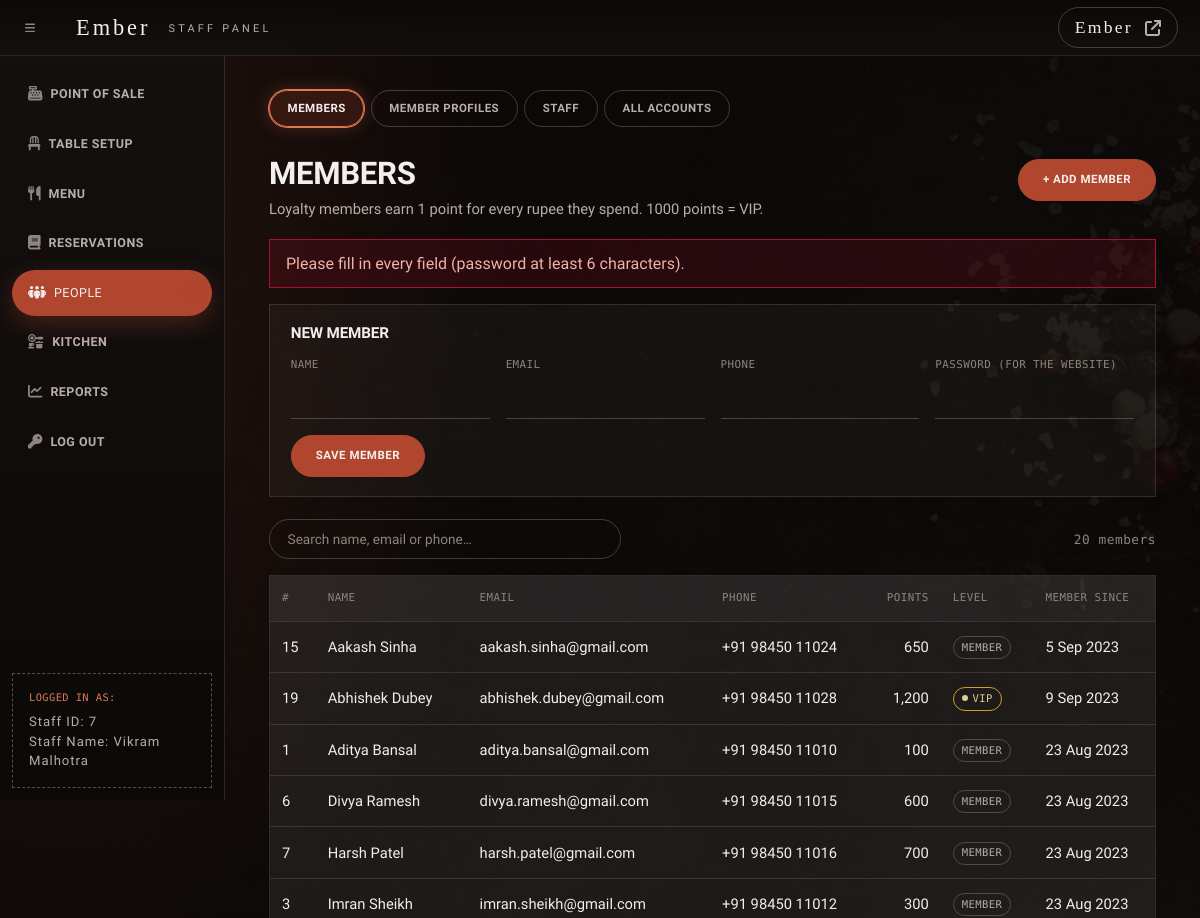
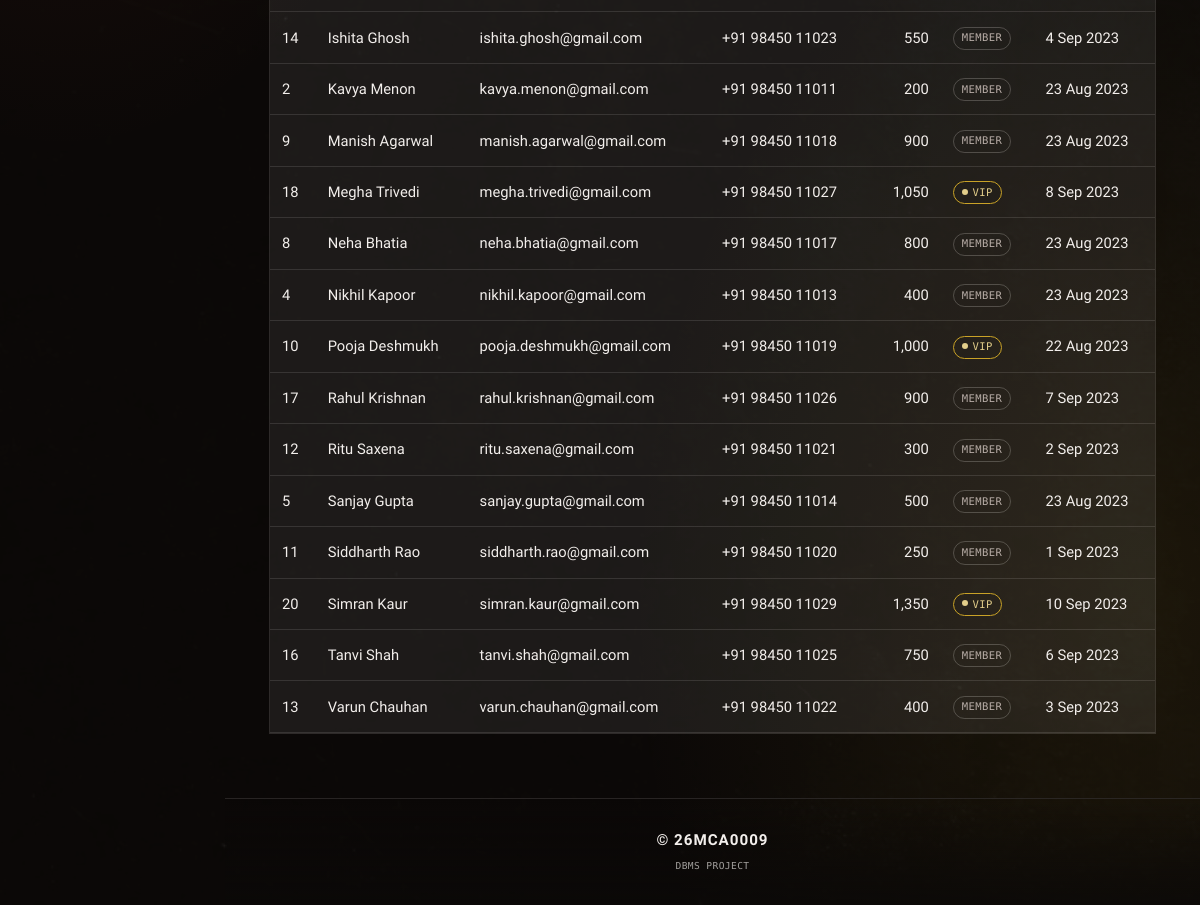
Page /adminSide/panel/customer-panel.php?msg=error (signed in) on the earlier database version (2 pictures, top to bottom).
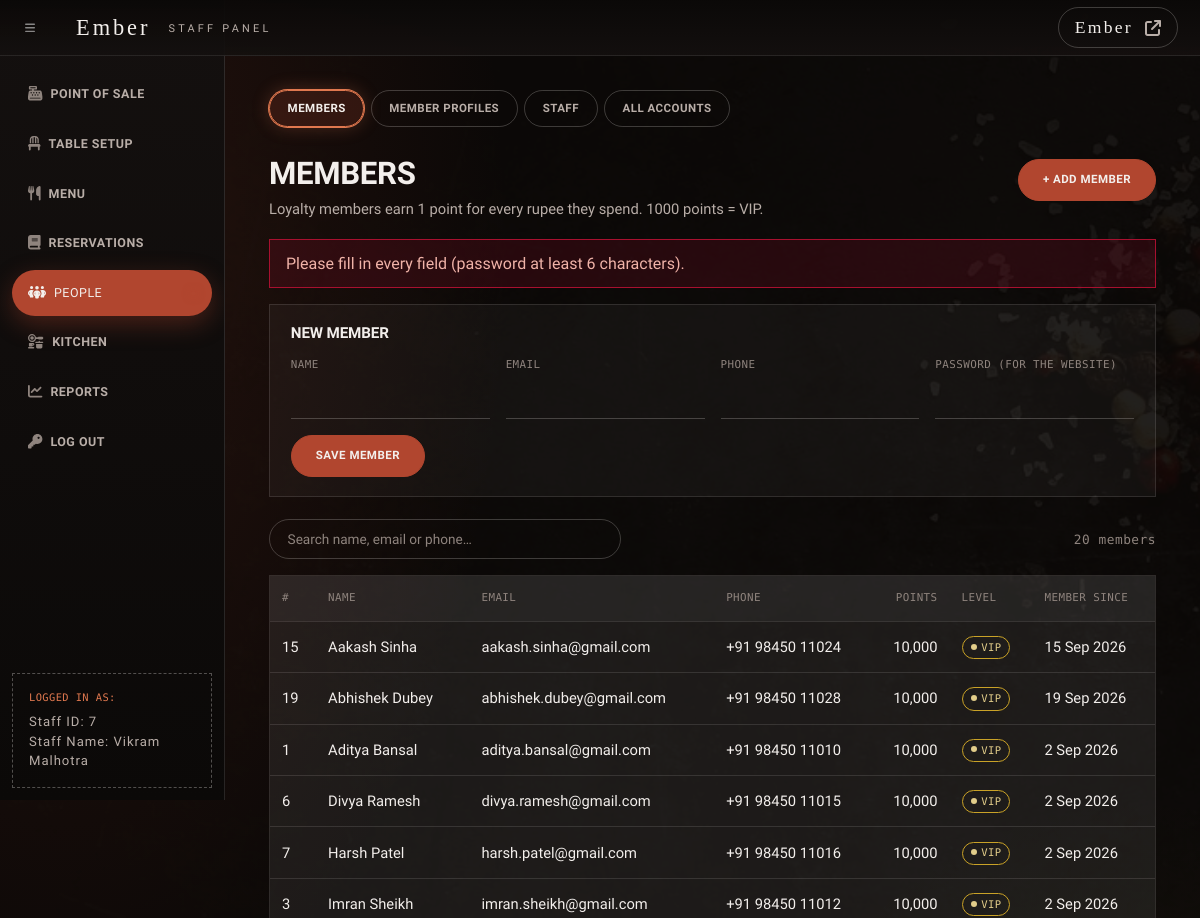
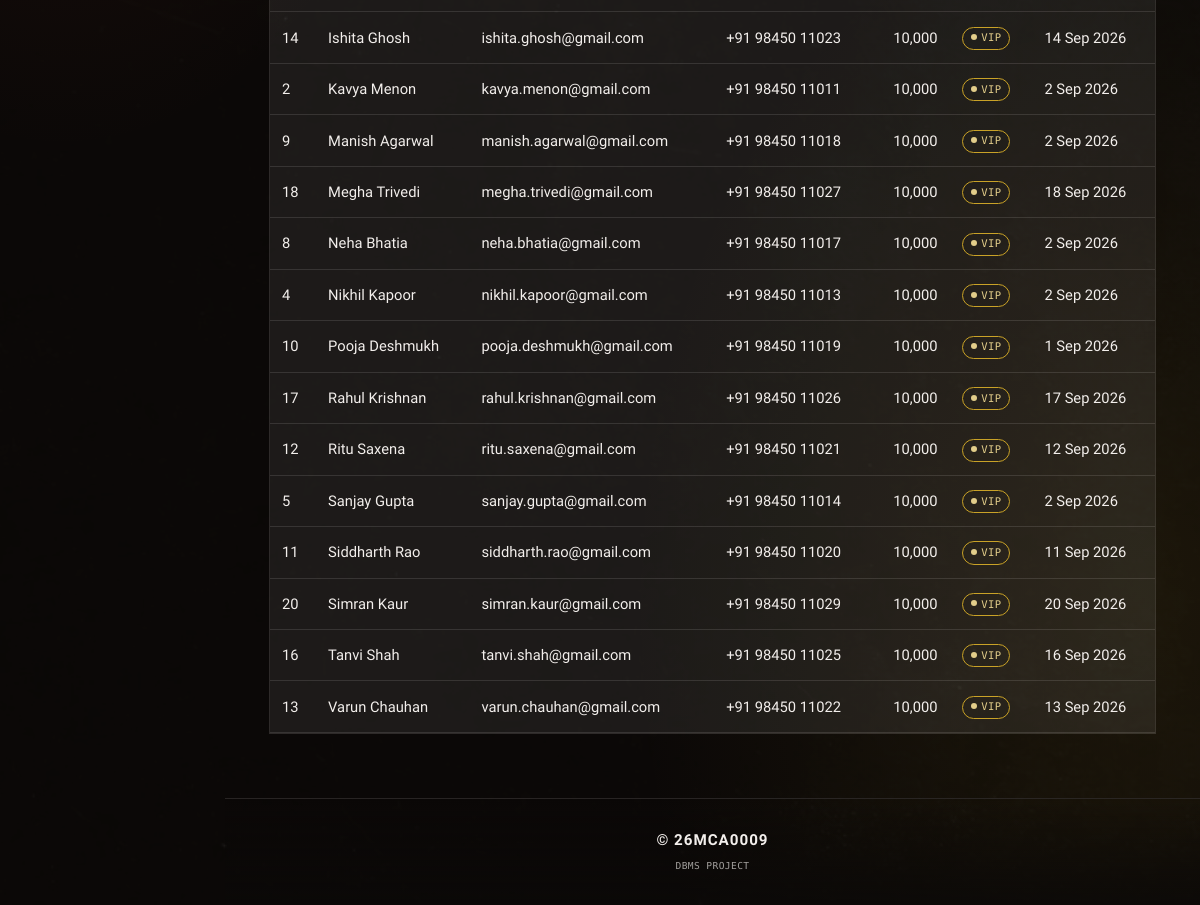
Same page on the later database version (2 pictures, top to bottom).
### tables this page shows
CREATE TABLE `Memberships` (
  `member_id` int(11) NOT NULL AUTO_INCREMENT,
  `member_name` varchar(255) DEFAULT NULL,
  `points` int(11) DEFAULT NULL,
  `account_id` int(11) DEFAULT NULL,
  PRIMARY KEY (`member_id`),
  KEY `account_id` (`account_id`),
  CONSTRAINT `memberships_ibfk_1` FOREIGN KEY (`account_id`) REFERENCES `Accounts` (`account_id`)
);

CREATE TABLE `Accounts` (
  `account_id` int(11) NOT NULL AUTO_INCREMENT,
  `email` varchar(255) DEFAULT NULL,
  `register_date` date DEFAULT NULL,
  `phone_number` varchar(255) DEFAULT NULL,
  `password` varchar(255) DEFAULT NULL,
  PRIMARY KEY (`account_id`)
);

### adminSide/panel/customer-panel.php (the view, shortened to what this page needs)
<?php
include '../includes/dashHeader.php';
require_once '../config.php';
$sql = "SELECT m.member_id, m.member_name, m.points, a.email, a.phone_number, a.register_date
        FROM Memberships AS m
        LEFT JOIN Accounts AS a ON a.account_id = m.account_id
        ORDER BY m.member_name";
$members = mysqli_fetch_all(mysqli_query($link, $sql), MYSQLI_ASSOC);
$msg = $_GET['msg'] ?? '';
?>
<div class="wrapper">
    <div class="container-fluid">
        <div class="pg-head">
            <div>
                <h2>Members</h2>
                <p class="pg-sub">Loyalty members earn 1 point for every rupee they spend. 1000 points = VIP.</p>
            </div>
            <button type="button" class="btn btn-dark" data-open="#add-member">+ Add member</button>
        </div>
<?php if ($msg == 'added') { ?>
        <div class="pg-msg">New member added.</div>
<?php } elseif ($msg == 'email') { ?>
        <div class="pg-msg is-error">That email is already used by another account.</div>
<?php } elseif ($msg == 'error') { ?>
        <div class="pg-msg is-error">Please fill in every field (password at least 6 characters).</div>
<?php } ?>
        <form class="pg-add" id="add-member" method="post" action="../customerCrud/addMember.php" <?= ($msg == 'email' || $msg == 'error') ? '' : 'hidden' ?>>
            <h3>New member</h3>
            <div class="pg-fields">
                <div><label>Name</label><input type="text" name="member_name" class="form-control" required></div>
                <div><label>Email</label><input type="email" name="email" class="form-control" required></div>
                <div><label>Phone</label><input type="text" name="phone_number" class="form-control" required></div>
                <div><label>Password (for the website)</label><input type="text" name="password" class="form-control" minlength="6" required></div>
            </div>
            <button type="submit" class="btn btn-success">Save member</button>
        </form>
        <div class="pg-tools">
            <input type="search" class="form-control pg-search" placeholder="Search name, email or phone…" data-filter="#members-list">
            <span class="pg-count" data-count><?= count($members) ?> members</span>
        </div>
        <div class="table-scroll"><table class="table" id="members-list">
            <thead><tr><th>#</th><th>Name</th><th>Email</th><th>Phone</th><th class="pg-num">Points</th><th>Level</th><th>Member since</th></tr></thead>
            <tbody>
<?php foreach ($members as $m) { ?>
                <tr>
                    <td><?= (int) $m['member_id'] ?></td>
                    <td><?= htmlspecialchars($m['member_name']) ?></td>
                    <td><?= htmlspecialchars((string) $m['email']) ?></td>
                    <td><?= htmlspecialchars((string) $m['phone_number']) ?></td>
                    <td class="pg-num"><?= number_format((int) $m['points']) ?></td>
                    <td><?php if ($m['points'] >= 1000) { ?><span class="pg-tag is-gold">VIP</span><?php } else { ?><span class="pg-tag">Member</span><?php } ?></td>
                    <td><?= $m['register_date'] ? date('j M Y', strtotime($m['register_date'])) : '' ?></td>
                </tr>
<?php } ?>
            </tbody>
        </table></div>
    </div>
</div>
<?php include '../includes/dashFooter.php'; ?>

Differences in the rows shown:
changed memberships "Aakash Sinha": points "650" → "10,000"; account.register_date "5 Sep 2023" → "15 Sep 2026"; points "MEMBER" → "VIP"
changed memberships "Abhishek Dubey": points "1,200" → "10,000"; account.register_date "9 Sep 2023" → "19 Sep 2026"
changed memberships "Aditya Bansal": points "100" → "10,000"; account.register_date "23 Aug 2023" → "2 Sep 2026"; points "MEMBER" → "VIP"
changed memberships "Divya Ramesh": points "600" → "10,000"; account.register_date "23 Aug 2023" → "2 Sep 2026"; points "MEMBER" → "VIP"
changed memberships "Harsh Patel": points "700" → "10,000"; account.register_date "23 Aug 2023" → "2 Sep 2026"; points "MEMBER" → "VIP"
changed memberships "Imran Sheikh": points "300" → "10,000"; account.register_date "23 Aug 2023" → "2 Sep 2026"; points "MEMBER" → "VIP"
changed memberships "Ishita Ghosh": points "550" → "10,000"; account.register_date "4 Sep 2023" → "14 Sep 2026"; points "MEMBER" → "VIP"
changed memberships "Kavya Menon": points "200" → "10,000"; account.register_date "23 Aug 2023" → "2 Sep 2026"; points "MEMBER" → "VIP"
changed memberships "Manish Agarwal": points "900" → "10,000"; account.register_date "23 Aug 2023" → "2 Sep 2026"; points "MEMBER" → "VIP"
changed memberships "Megha Trivedi": points "1,050" → "10,000"; account.register_date "8 Sep 2023" → "18 Sep 2026"
changed memberships "Neha Bhatia": points "800" → "10,000"; account.register_date "23 Aug 2023" → "2 Sep 2026"; points "MEMBER" → "VIP"
changed memberships "Nikhil Kapoor": points "400" → "10,000"; account.register_date "23 Aug 2023" → "2 Sep 2026"; points "MEMBER" → "VIP"
changed memberships "Pooja Deshmukh": points "1,000" → "10,000"; account.register_date "22 Aug 2023" → "1 Sep 2026"
changed memberships "Rahul Krishnan": points "900" → "10,000"; account.register_date "7 Sep 2023" → "17 Sep 2026"; points "MEMBER" → "VIP"
changed memberships "Ritu Saxena": points "300" → "10,000"; account.register_date "2 Sep 2023" → "12 Sep 2026"; points "MEMBER" → "VIP"
changed memberships "Sanjay Gupta": points "500" → "10,000"; account.register_date "23 Aug 2023" → "2 Sep 2026"; points "MEMBER" → "VIP"
changed memberships "Siddharth Rao": points "250" → "10,000"; account.register_date "1 Sep 2023" → "11 Sep 2026"; points "MEMBER" → "VIP"
changed memberships "Simran Kaur": points "1,350" → "10,000"; account.register_date "10 Sep 2023" → "20 Sep 2026"
changed memberships "Tanvi Shah": points "750" → "10,000"; account.register_date "6 Sep 2023" → "16 Sep 2026"; points "MEMBER" → "VIP"
changed memberships "Varun Chauhan": points "400" → "10,000"; account.register_date "3 Sep 2023" → "13 Sep 2026"; points "MEMBER" → "VIP"
